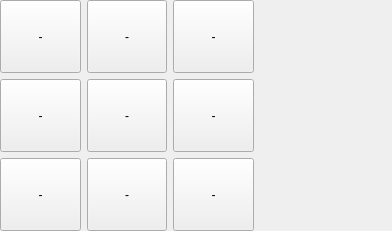
<?xml version="1.0" encoding="UTF-8"?>
<ui version="4.0">
 <class>CatWindow</class>
 <widget class="QMainWindow" name="CatWindow">
  <property name="geometry">
   <rect>
    <x>0</x>
    <y>0</y>
    <width>392</width>
    <height>231</height>
   </rect>
  </property>
  <property name="windowTitle">
   <string>MainWindow</string>
  </property>
  <widget class="QWidget" name="centralwidget">
   <widget class="QWidget" name="gridLayoutWidget">
    <property name="geometry">
     <rect>
      <x>0</x>
      <y>0</y>
      <width>254</width>
      <height>231</height>
     </rect>
    </property>
    <layout class="QGridLayout" name="gridLayout">
     <item row="1" column="0">
      <widget class="QPushButton" name="P3">
       <property name="sizePolicy">
        <sizepolicy hsizetype="Expanding" vsizetype="Expanding">
         <horstretch>0</horstretch>
         <verstretch>0</verstretch>
        </sizepolicy>
       </property>
       <property name="text">
        <string>-</string>
       </property>
      </widget>
     </item>
     <item row="2" column="1">
      <widget class="QPushButton" name="P7">
       <property name="sizePolicy">
        <sizepolicy hsizetype="Expanding" vsizetype="Expanding">
         <horstretch>0</horstretch>
         <verstretch>0</verstretch>
        </sizepolicy>
       </property>
       <property name="text">
        <string>-</string>
       </property>
      </widget>
     </item>
     <item row="2" column="0">
      <widget class="QPushButton" name="P6">
       <property name="sizePolicy">
        <sizepolicy hsizetype="Expanding" vsizetype="Expanding">
         <horstretch>0</horstretch>
         <verstretch>0</verstretch>
        </sizepolicy>
       </property>
       <property name="text">
        <string>-</string>
       </property>
      </widget>
     </item>
     <item row="0" column="0">
      <widget class="QPushButton" name="P0">
       <property name="sizePolicy">
        <sizepolicy hsizetype="Expanding" vsizetype="Expanding">
         <horstretch>0</horstretch>
         <verstretch>0</verstretch>
        </sizepolicy>
       </property>
       <property name="text">
        <string>-</string>
       </property>
      </widget>
     </item>
     <item row="1" column="1">
      <widget class="QPushButton" name="P4">
       <property name="sizePolicy">
        <sizepolicy hsizetype="Expanding" vsizetype="Expanding">
         <horstretch>0</horstretch>
         <verstretch>0</verstretch>
        </sizepolicy>
       </property>
       <property name="text">
        <string>-</string>
       </property>
      </widget>
     </item>
     <item row="0" column="1">
      <widget class="QPushButton" name="P1">
       <property name="sizePolicy">
        <sizepolicy hsizetype="Expanding" vsizetype="Expanding">
         <horstretch>0</horstretch>
         <verstretch>0</verstretch>
        </sizepolicy>
       </property>
       <property name="text">
        <string>-</string>
       </property>
      </widget>
     </item>
     <item row="0" column="2">
      <widget class="QPushButton" name="P2">
       <property name="sizePolicy">
        <sizepolicy hsizetype="Expanding" vsizetype="Expanding">
         <horstretch>0</horstretch>
         <verstretch>0</verstretch>
        </sizepolicy>
       </property>
       <property name="text">
        <string>-</string>
       </property>
      </widget>
     </item>
     <item row="1" column="2">
      <widget class="QPushButton" name="P5">
       <property name="sizePolicy">
        <sizepolicy hsizetype="Expanding" vsizetype="Expanding">
         <horstretch>0</horstretch>
         <verstretch>0</verstretch>
        </sizepolicy>
       </property>
       <property name="text">
        <string>-</string>
       </property>
      </widget>
     </item>
     <item row="2" column="2">
      <widget class="QPushButton" name="P8">
       <property name="sizePolicy">
        <sizepolicy hsizetype="Minimum" vsizetype="Expanding">
         <horstretch>0</horstretch>
         <verstretch>0</verstretch>
        </sizepolicy>
       </property>
       <property name="text">
        <string>-</string>
       </property>
      </widget>
     </item>
    </layout>
   </widget>
   <widget class="QLabel" name="label">
    <property name="geometry">
     <rect>
      <x>300</x>
      <y>110</y>
      <width>47</width>
      <height>41</height>
     </rect>
    </property>
    <property name="text">
     <string/>
    </property>
    <property name="scaledContents">
     <bool>true</bool>
    </property>
   </widget>
   <widget class="QLabel" name="label2">
    <property name="geometry">
     <rect>
      <x>300</x>
      <y>170</y>
      <width>47</width>
      <height>41</height>
     </rect>
    </property>
    <property name="text">
     <string/>
    </property>
    <property name="scaledContents">
     <bool>true</bool>
    </property>
   </widget>
   <widget class="QLabel" name="label3">
    <property name="geometry">
     <rect>
      <x>260</x>
      <y>10</y>
      <width>121</width>
      <height>91</height>
     </rect>
    </property>
    <property name="text">
     <string/>
    </property>
    <property name="wordWrap">
     <bool>true</bool>
    </property>
   </widget>
  </widget>
 </widget>
 <resources/>
 <connections/>
</ui>
